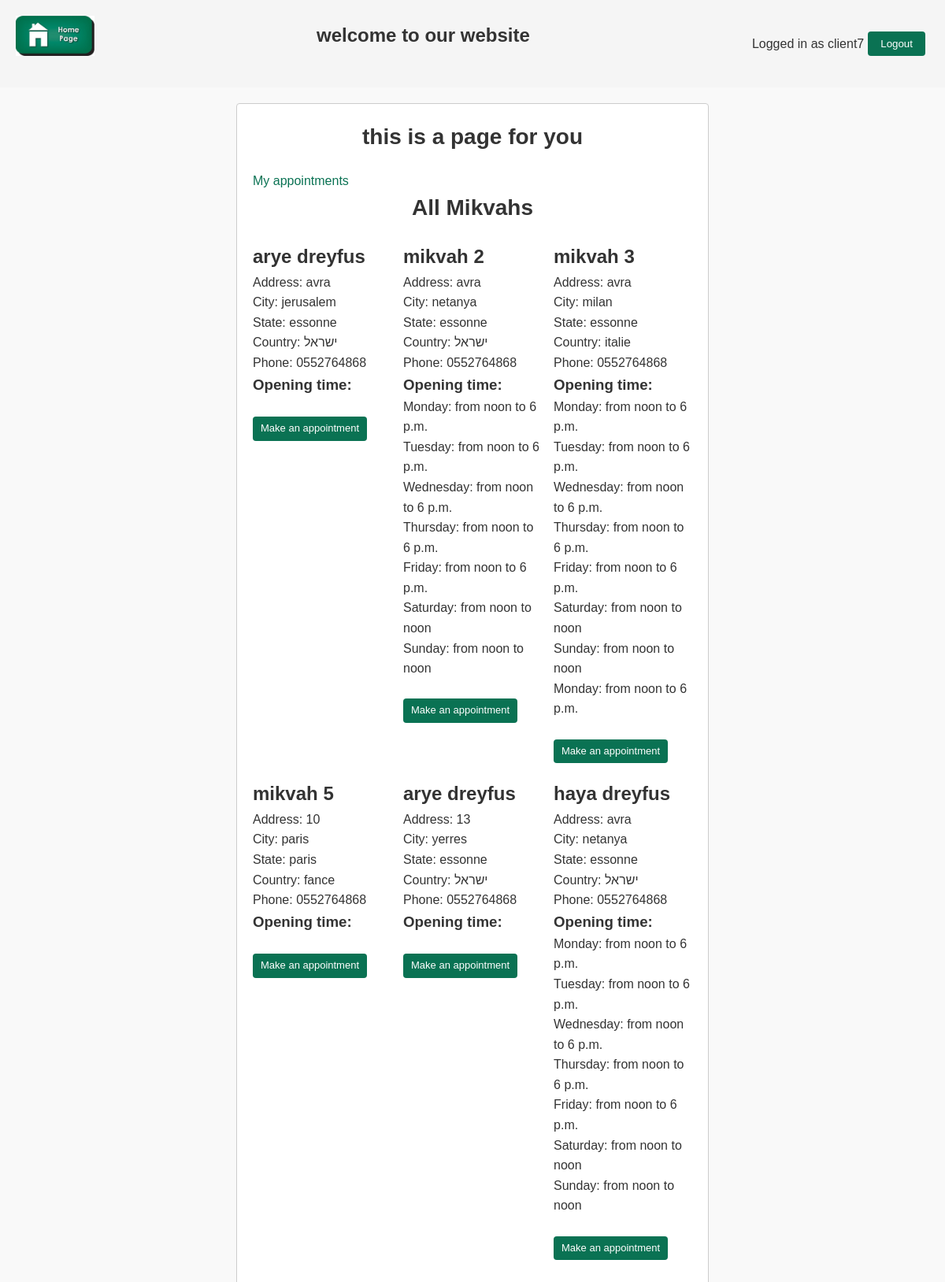
Screenshot of /website/client-page/ (signed in) with the database file from the repository.
### website/models.py (models this page shows, shortened)
class Mikvah(models.Model):
    mikvah_id = models.BigAutoField(primary_key=True)
    user = models.ForeignKey(User, on_delete=models.CASCADE)
    name = models.CharField(max_length=30)
    phone_nb1 = models.CharField(max_length=20)
    phone_nb2 = models.CharField(max_length=20, blank=True)
    open_at = models.TimeField(blank=True)
    ashkenaz = models.BooleanField(default=False)
    sefarad = models.BooleanField(default=False)
    chabad = models.BooleanField(default=False)
    address_nb = models.CharField(max_length=4)
    address_st = models.CharField(max_length=40)
    address_city = models.CharField(max_length=40)
    address_state = models.CharField(max_length=20)
    address_country = models.CharField(max_length=40)
    longitude = models.DecimalField(max_digits=10, decimal_places=7)
    latitude = models.DecimalField(max_digits=10, decimal_places=7)
    distance = models.FloatField(null=True, blank=True)

class MikvahCalendar(models.Model):
    mikvah_id = models.ForeignKey(Mikvah, on_delete=models.CASCADE)
    day = models.CharField(max_length=10, choices=CHOICES_DAY)
    opening_time = models.TimeField(blank=True)
    closing_time = models.TimeField(blank=True)

### website/views/client_views.py (the view)
# urls.py: path('client-page/', views.client_page_view, name='client_page'),
@user_passes_test(user_group_is_client)
def client_page_view(request):
    mikvahs = Mikvah.objects.all()
    context = {
        'mikvahs': mikvahs,
    }
    return render(request, 'website/client_page.html', context)

### website/utils.py (called while the page is built)
def user_group_is_client(user):
    return user.groups.filter(name='Client').exists()

### templates/website/client_page.html
{% extends 'base_layout.html' %}
{% load static %}
{% block content %}
    <div class="red_back">
        <h1> this is a page for you </h1>
    </div>
            <a href="{% url 'website:my_appointments' %}"> My appointments</a>
    <h1>All Mikvahs</h1>
    <div class="three_in_a_line_container">
    {% for mikvah in mikvahs %}
        <div class="three_in_a_line_element">
            <h2>{{ mikvah.name }}</h2>
            <p>Address: {{ mikvah.address_nb }}</p>
            <p>City: {{ mikvah.address_city }}</p>
            <p>State: {{ mikvah.address_state }}</p>
            <p>Country: {{ mikvah.address_country }}</p>
            <p>Phone: {{ mikvah.phone_nb1 }}</p>
            <h3> Opening time: </h3>
                    {% for mikvah_calendar in mikvah.mikvahcalendar_set.all %}
                            <p>{{mikvah_calendar.day}}:
                            from {{ mikvah_calendar.opening_time }} to {{ mikvah_calendar.closing_time }}</p>
                    {% endfor %}            <br>
            <a href="{% url 'website:new_appointment' mikvah_id=mikvah.mikvah_id %}" class="btn"> Make an appointment</a>
        </div>
    {% endfor %}
    </div>
{% endblock %}

### templates/base_layout.html (shortened to what this page needs)
{% load static %}
<!DOCTYPE html>
<html lang="en">
<head>
    <link rel="stylesheet" href="{% static 'style.css' %}">
</head>
<body>
     <header>
     <h1> <a href="{% url 'website:index' %}"> <img src="{% static 'what-is-a-home-page.jpg' %}"></a></h1>
        <h1> welcome to our website </h1>
         {% if user.is_authenticated %}
             <p> Logged in as {{ user }}</p>
             <form class="Logout-link" action="{% url 'accounts:logout' %}" method="post">
                 <button type="submit">Logout</button>
             </form>
         {% endif %}
    </header>
     <div class="wrapper">
    {% block content %}
    {% endblock %}
    </div>
</body>
</html>

### assets/style.css (style rules this page uses)
* { margin: 0; padding: 0; box-sizing: border-box; }
body { font-family: Arial, sans-serif; line-height: 1.6; background-color: #f9f9f9; color: #333; margin: 0; padding: 0; }
header { text-align: center; padding: 20px; background-color: #f5f5f5; display: flex; align-items: center; }
header h1 { font-size: 24px; margin-right: auto; }
header img { max-width: 100px; height: auto; vertical-align: middle; }
form { margin: 5px; }
button { padding: 8px 16px; background-color: #0a7253; color: #fff; border: none; border-radius: 4px; cursor: pointer; }
.wrapper { max-width: 1200px; margin: 20px auto; padding: 20px; }
a { color: #0a7253; text-decoration: none; }
.wrapper { max-width: 600px; margin: 20px auto; padding: 20px; background-color: #fff; border: 1px solid #ccc; border-radius: 4px; }
h1 { font-size: 28px; text-align: center; margin-bottom: 20px; }
.three_in_a_line_container { display: flex; flex-wrap: wrap; justify-content: space-between; }
.three_in_a_line_element { width: calc(33.33% - 10px); margin-bottom: 20px; margin-right: 1%; }
.three_in_a_line_element:nth-child(3n) { margin-right: 0; }
.btn { display: inline-block; padding: 5px 10px; background-color: #0a7253; color: #fff; text-decoration: none; border: none; border-radius: 4px; cursor: pointer; font-size: small; }

### rows the page displays
Mikvah: name "arye dreyfus", address_nb "avra", address_city "jerusalem", address_state "essonne", address_country "ישראל", phone_nb1 "0552764868"
Mikvah: name "mikvah 2", address_nb "avra", address_city "netanya", address_state "essonne", address_country "ישראל", phone_nb1 "0552764868"
MikvahCalendar: day "Monday", opening_time "noon", closing_time "6 p.m."
MikvahCalendar: day "Tuesday", opening_time "noon", closing_time "6 p.m."
MikvahCalendar: day "Wednesday", opening_time "noon", closing_time "6 p.m."
MikvahCalendar: day "Thursday", opening_time "noon", closing_time "6 p.m."
MikvahCalendar: day "Friday", opening_time "noon", closing_time "6 p.m."
MikvahCalendar: day "Saturday", opening_time "noon", closing_time "noon"
MikvahCalendar: day "Sunday", opening_time "noon", closing_time "noon"
Mikvah: name "mikvah 3", address_nb "avra", address_city "milan", address_state "essonne", address_country "italie", phone_nb1 "0552764868"
MikvahCalendar: day "Monday", opening_time "noon", closing_time "6 p.m."
MikvahCalendar: day "Tuesday", opening_time "noon", closing_time "6 p.m."
MikvahCalendar: day "Wednesday", opening_time "noon", closing_time "6 p.m."
MikvahCalendar: day "Thursday", opening_time "noon", closing_time "6 p.m."
MikvahCalendar: day "Friday", opening_time "noon", closing_time "6 p.m."
MikvahCalendar: day "Saturday", opening_time "noon", closing_time "noon"
MikvahCalendar: day "Sunday", opening_time "noon", closing_time "noon"
MikvahCalendar: day "Monday", opening_time "noon", closing_time "6 p.m."
Mikvah: name "mikvah 5", address_nb "10", address_city "paris", address_state "paris", address_country "fance", phone_nb1 "0552764868"
Mikvah: name "arye dreyfus", address_nb "13", address_city "yerres", address_state "essonne", address_country "ישראל", phone_nb1 "0552764868"
Mikvah: name "haya dreyfus", address_nb "avra", address_city "netanya", address_state "essonne", address_country "ישראל", phone_nb1 "0552764868"
MikvahCalendar: day "Monday", opening_time "noon", closing_time "6 p.m."
MikvahCalendar: day "Tuesday", opening_time "noon", closing_time "6 p.m."
MikvahCalendar: day "Wednesday", opening_time "noon", closing_time "6 p.m."
MikvahCalendar: day "Thursday", opening_time "noon", closing_time "6 p.m."
MikvahCalendar: day "Friday", opening_time "noon", closing_time "6 p.m."
MikvahCalendar: day "Saturday", opening_time "noon", closing_time "noon"
MikvahCalendar: day "Sunday", opening_time "noon", closing_time "noon"

### other values shown
{{ user }} "client7"
